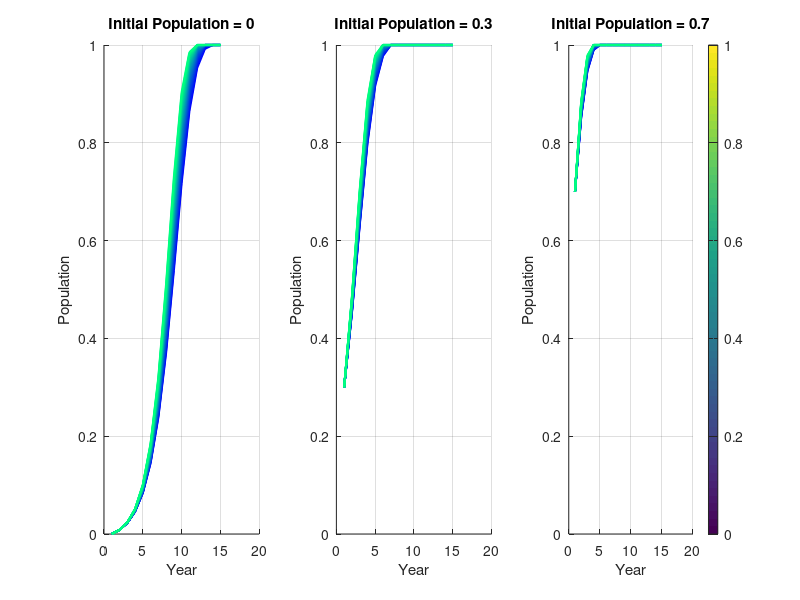

MATLAB code to generate this figure: (Note: this script raises an error after producing the figure.)
transmission = 0.3;
CALC_SQ_MI = 881.823;

people = 76248;
max_ppl = 2736074;

num_years = 15;
time = 1:num_years;
r = 0.7623; 

intrinsic_rates = linspace(0.6847, 0.8399, 25);
colors = winter(length(intrinsic_rates));

initial_populations = [0.0, 0.3, 0.7];

figure;

for j = 1:length(initial_populations)
    initial_population = initial_populations(j);
    
    % Initialize arrays to store population values
    population_matrix = zeros(length(intrinsic_rates), num_years);
    
    subplot(1, 3, j);
    hold on;
    
    for i = 1:length(intrinsic_rates)
        r = intrinsic_rates(i);
        
        population = zeros(1, num_years);
        
        for year = 1:num_years
            if year == 1
                population(year) = initial_population;
            else
                new_population = population(year - 1) + population(year - 1) * r * (1 - population(year - 1)) + transmission * (1 - 1/CALC_SQ_MI) * (people / max_ppl);
                
                % Ensure that the population does not exceed 1
                population(year) = min(new_population, 1);
            end
        end
        
        population_matrix(i, :) = population;
        
        line('XData', time, 'YData', population, 'LineWidth', 1.5, 'Color', colors(i, :));
    end
    
    title(['Initial Population = ' num2str(initial_population)]);
    xlabel('Year');
    ylabel('Population');
    grid on;
    
    % Set axis limits
    ylim([0, 1]);
    
    hold off;
end

c = colorbar('Ticks', linspace(0, 1, 5));
caxis([min(intrinsic_rates), max(intrinsic_rates)]);
colormap(winter);

ylabel(c, 'Intrinsic Rate (r)');

sgtitle('Cayuga County Percent of Affected Farms with Varying Intrinsic Rates and Initial Populations');
